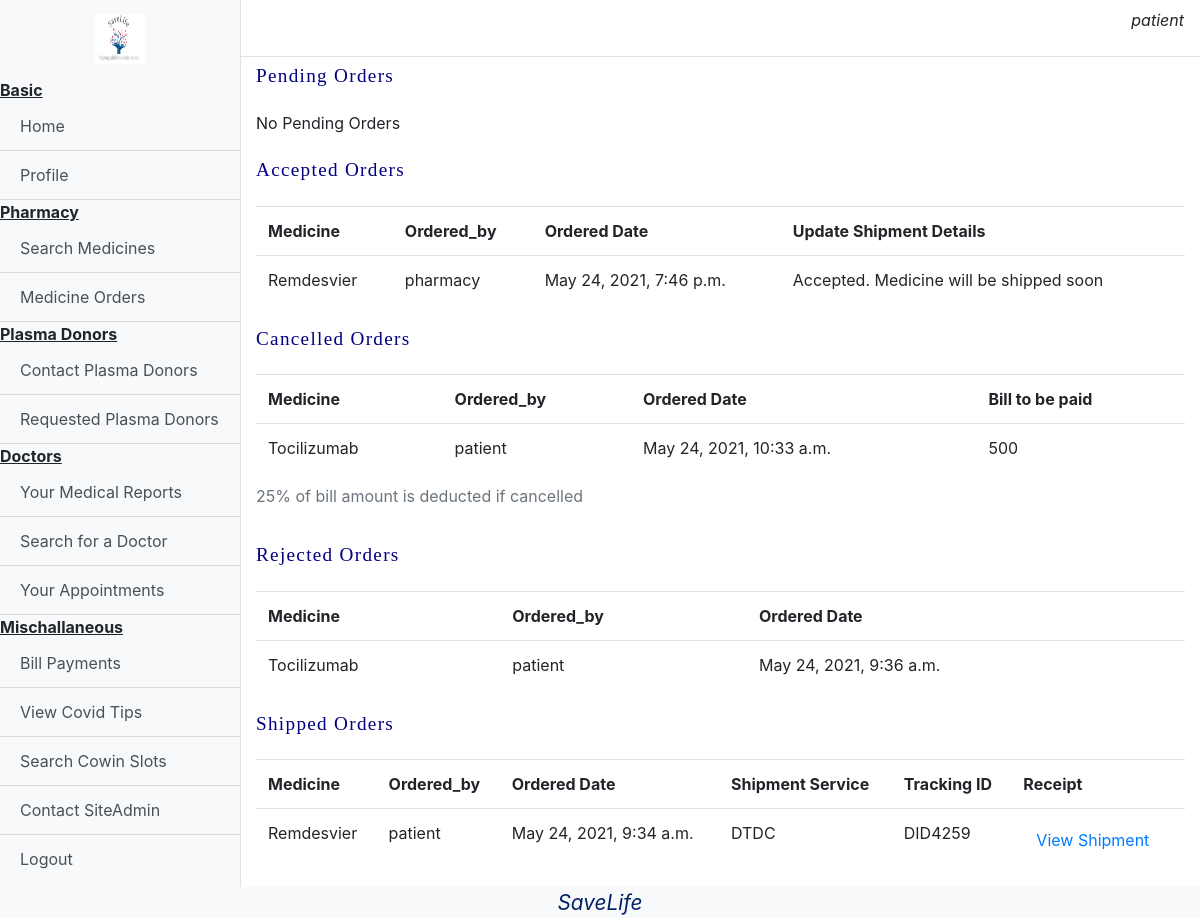
The app's page /patient/yourOrders (signed in) with its own data.
### base/models.py (models this page shows, shortened)
class User(AbstractUser):
    type = models.CharField(max_length=10,choices=(("Patient","Patient"),("Doctor","Doctor"),("Donor","Donor"),("Pharmacy","Pharmacy")))

### pharmacy/models.py (models this page shows)
class Order(models.Model):
    medicine = models.ForeignKey(Medicine,on_delete=models.SET_NULL,null=True)
    ordered_by = models.ForeignKey(User,related_name='ordered_by',on_delete=models.DO_NOTHING)
    ordered_to = models.ForeignKey(User,related_name='ordered_to',on_delete=models.DO_NOTHING)
    ordered_date = models.DateTimeField(auto_now_add=True)
    status = models.CharField(max_length=15,choices=(('Cancelled','Cancelled'),('Pending','Pending'),('Accepted','Accepted'),('Rejected','Rejected'),('Shipped','Shipped')))
    tracking_id = models.CharField(max_length=500,blank=True,null=True)
    service = models.CharField(max_length=250,blank=True,null=True)
    receipt = models.ImageField(upload_to='orders',blank=True,null=True)
    billing = models.ForeignKey(Bill,on_delete=models.SET_NULL,null=True)

class Medicine(models.Model):
    name = models.CharField(max_length=2048)
    image = models.ImageField(upload_to='medicines')
    description = models.CharField(max_length=2048)
    cost = models.IntegerField()
    expiry_date = models.DateField()
    expected_delivery = models.IntegerField()
    user = models.ForeignKey(User,on_delete=models.CASCADE)

### patient/models.py (models this page shows)
class Bill(models.Model):
    amount = models.IntegerField()
    description = models.CharField(max_length=2048)
    user = models.ForeignKey(User,on_delete=models.CASCADE)
    status = models.CharField(max_length=10,choices=(("Paid","Paid"),("Pending","Pending")),default="Pending")
    added_at = models.DateTimeField(auto_now_add=True)

### patient/views.py (the view)
# urls.py: path('yourOrders',views.yourOrder,name="yourOrder"),
def yourOrder(request):
    if request.user.type!="Patient":
        storage = messages.get_messages(request)
        storage.used = True
        messages.info(request,'Not Allowed. Please Re-Login')
        return redirect('/')
    pending = Order.objects.filter(ordered_by = request.user,status="Pending")
    accepted = Order.objects.filter(ordered_by = request.user,status="Accepted")
    rejected = Order.objects.filter(ordered_by = request.user,status="Rejected")
    shipped = Order.objects.filter(ordered_by = request.user,status="Shipped")
    cancelled = Order.objects.filter(ordered_by = request.user,status="Cancelled")
    p_l,a_l,r_l,s_l,c_l = len(pending),len(accepted),len(rejected),len(shipped),len(cancelled)
    return render(request,"Patient/yourOrder.html",{'pending':pending,'accepted':accepted,'rejected':rejected,'shipped':shipped,'cancelled':cancelled,
                        'pl':p_l,'rl':r_l,'al':a_l,'sl':s_l,'cl':c_l})

### templates/Patient/yourOrder.html (shortened to what this page needs)
{%extends "Patient/dashboard.html"%}
{%load static%}
{%block content%}
<link rel="stylesheet" href="{%static 'css/home.css'%}">
<p class="aboutText">Pending Orders</p>
{% if pl == 0%}
<p>No Pending Orders</p>
{%endif%}
<p class="aboutText">Accepted Orders</p>
{% if al == 0%}
<p>Orders not Accepted</p>
{%else%}
<table class="table">
    <tr>
        <th>Medicine</th>
        <th>Ordered_by</th>
        <th>Ordered Date</th>
        <th>Update Shipment Details</th>
    </tr>
    {%for item in accepted%}
    <tr>
        <td>{{item.medicine.name}}</td>
        <td>{{item.ordered_to.first_name}}</td>
        <td>{{item.ordered_date}}</td>
        <td>{{item.status}}. Medicine will be shipped soon</td>
    </tr>
    {%endfor%}
</table>
{%endif%}
<p class="aboutText">Cancelled Orders</p>
{% if cl == 0%}
<p>No Orders Cancelled</p>
{%else%}
<table class="table">
    <caption>25% of bill amount is deducted if cancelled</caption>
    <tr>
        <th>Medicine</th>
        <th>Ordered_by</th>
        <th>Ordered Date</th>
        <th>Bill to be paid</th>
    </tr>
    {%for item in cancelled%}
    <tr>
        <td>{{item.medicine.name}}</td>
        <td>{{item.ordered_by.first_name}}</td>
        <td>{{item.ordered_date}}</td>
        <td>{{item.billing.amount}}</td>
    </tr>
    {%endfor%}
</table>
{%endif%}
<p class="aboutText">Rejected Orders</p>
{% if rl == 0%}
<p>No Rejected Orders</p>
{%else%}
<table class="table">
    <tr>
        <th>Medicine</th>
        <th>Ordered_by</th>
        <th>Ordered Date</th>
    </tr>
    {%for item in rejected%}
    <tr>
        <td>{{item.medicine.name}}</td>
        <td>{{item.ordered_by.first_name}}</td>
        <td>{{item.ordered_date}}</td>
    </tr>
    {%endfor%}
</table>
{%endif%}
<p class="aboutText">Shipped Orders</p>
{% if sl == 0%}
<p>No Orders Shipped</p>
{%else%}
<table class="table">
    <tr>
        <th>Medicine</th>
        <th>Ordered_by</th>
        <th>Ordered Date</th>
        <th>Shipment Service</th>
        <th>Tracking ID</th>
        <th>Receipt</th>
    </tr>
    {%for item in shipped%}
    <tr>
        <td>{{item.medicine.name}}</td>
        <td>{{item.ordered_by.first_name}}</td>
        <td>{{item.ordered_date}}</td>
        <td>{{item.service}}</td>
        <td>{{item.tracking_id}}</td>
        <td><a href="{{item.receipt.url}}" class="btn btn-link">View Shipment</a></td>
    </tr>
    {%endfor%}
</table>
{%endif%}
{%endblock%}

### templates/Patient/dashboard.html (shortened to what this page needs)
{%load static%}
{% load google_translate %}
<!DOCTYPE html>
<html lang="en">
<head>
    <link rel="stylesheet" href="https://cdn.jsdelivr.net/npm/bootstrap@4.5.3/dist/css/bootstrap.min.css">
    <link rel="stylesheet" href="{% static 'css/dashboard.css' %}">
</head>
<body>
  <div class="d-flex" id="wrapper">
    <div class="bg-light border-right" id="sidebar-wrapper">
      <div class="sidebar-heading"><center><img src="{% static 'images/logo.jpg' %}" width="50px" height="50px"></center></div>
      <div class="list-group list-group-flush">
        <b><u>Basic</u></b>
        <a href="/dashboard" class="list-group-item list-group-item-action bg-light">Home</a>
        <a href="/addProfile" class="list-group-item list-group-item-action bg-light">Profile</a>
        <b><u>Pharmacy</u></b>
        <a href="/patient/searchMedicine" class="list-group-item list-group-item-action bg-light">Search Medicines</a>
        <a href="/patient/yourOrders" class="list-group-item list-group-item-action bg-light">Medicine Orders</a>
        <b><u>Plasma Donors</u></b>
        <a href="/patient/searchDonors" class="list-group-item list-group-item-action bg-light">Contact Plasma Donors</a>
        <a href="/patient/showDonorRequest" class="list-group-item list-group-item-action bg-light">Requested Plasma Donors </a>
        <b><u>Doctors</u></b>
        <a href="/patient/MedicalReport" class="list-group-item list-group-item-action bg-light">Your Medical Reports</a>
        <a href="/patient/viewDoctor" class="list-group-item list-group-item-action bg-light">Search for a Doctor</a>
        <a href="/patient/viewAppointment" class="list-group-item list-group-item-action bg-light">Your Appointments</a>
        <b><u> Mischallaneous</u></b>
        <a href="/patient/yourBill" class="list-group-item list-group-item-action bg-light">Bill Payments</a>
        <a href="/covidTips" class="list-group-item list-group-item-action bg-light">View Covid Tips</a>
        <a href="/cowinSlot" class="list-group-item list-group-item-action bg-light">Search Cowin Slots</a>
        <a href="/contactAdmin" class="list-group-item list-group-item-action bg-light">Contact SiteAdmin</a>
        <a href="/logout" class="list-group-item list-group-item-action bg-light">Logout</a>
      </div>
    </div>
    <div id="page-content-wrapper">
      <nav class="navbar navbar-expand-lg navbar-light bg-transparent border-bottom">
        <button class="btn btn-link" id="menu-toggle"></button>
        <p class="justify-content-end ml-auto" style="font-style: oblique;">{% google_translate type='vertical' language='en' %} {{request.user.username}}</p>
      </nav>
      <div class="container-fluid">
            {%block content%}
            {%endblock%}
      </div>
    </div>
  </div>
  <div class="footer obq bg-light">
    SaveLife
</div>
</body>
</html>

### static/css/dashboard.css (style rules this page uses)
#wrapper { overflow-x: hidden; }
#sidebar-wrapper { min-height: 100vh; margin-left: -15rem; -webkit-transition: margin .25s ease-out; -moz-transition: margin .25s ease-out; -o-transition: margin .25s ease-out; transition: margin .25s ease-out; }
.footer { font-weight: 400; font-size: 1.3em; left: 0; bottom: 0; width: 100%; color: #002366; text-align: center; }
#sidebar-wrapper .sidebar-heading { padding: 0.875rem 1.25rem; font-size: 1.2rem; }
#sidebar-wrapper .list-group { width: 15rem; }
#page-content-wrapper { min-width: 100vw; }
@media (min-width: 768px) { #sidebar-wrapper { margin-left: 0; } }
@media (min-width: 768px) { #page-content-wrapper { min-width: 0; width: 100%; } }
.obq { font-style: oblique; font-size: 1.5em; text-align:center; }

### static/css/home.css (style rules this page uses)
.aboutText { font-family: Georgia, 'Times New Roman', Times, serif; font-weight: 200; line-height: 2em; font-size: larger; letter-spacing: 1.3px; text-align: justify; color: #000080; }
.footer { text-align: center; }
.footer { font-weight: 400; font-size: 1.3em; left: 0; bottom: 0; width: 100%; color: #002366; text-align: center; }

### records on screen
User: user.username "patient"
Order: medicine.name "Remdesvier", ordered_to.first_name "pharmacy", ordered_date "May 24, 2021, 7:46 p.m.", status "Accepted"
Order: medicine.name "Tocilizumab", ordered_by.first_name "patient", ordered_date "May 24, 2021, 10:33 a.m.", billing.amount "500"
Order: medicine.name "Tocilizumab", ordered_by.first_name "patient", ordered_date "May 24, 2021, 9:36 a.m."
Order: medicine.name "Remdesvier", ordered_by.first_name "patient", ordered_date "May 24, 2021, 9:34 a.m.", service "DTDC", tracking_id "DID4259"
